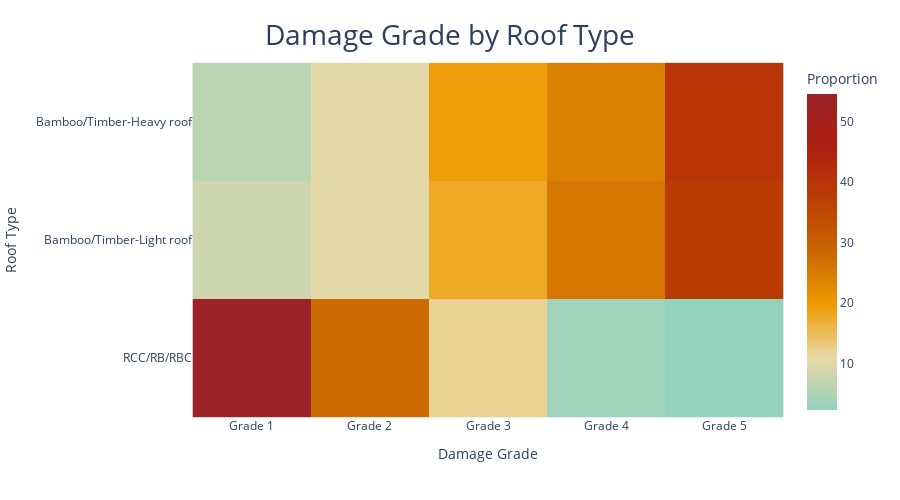

The code cell stored with this chart in its notebook:
### Markdown cell above
According to the roof type variable there are three different types of roof. The vast majority of buildings have the Bamboo-Timber/ light roof, but there are still over 200k (82.5%) buildings with timber heavy and just over 5k (4.2%) with RC.

### Code cell
heatmap(column='roof_type',
        title='Damage Grade by Roof Type',
        x_title='Damage Grade',
        y_title='Roof Type',
        color=custom_colors[3::],
        invert_axis=True)

### Figure 1 — Plotly figure (JSON) as saved in the notebook; plotly's stock layout.template omitted (floating-point values rounded to 4 significant figures)
{"data": [{"coloraxis": "coloraxis", "hovertemplate": "Damage Grade: %{x}<br>Roof Type: %{y}<br>Proportion: %{z}<extra></extra>", "name": "0", "type": "heatmap", "x": ["Grade 1", "Grade 2", "Grade 3", "Grade 4", "Grade 5"], "xaxis": "x", "y": ["Bamboo/Timber-Heavy roof", "Bamboo/Timber-Light roof", "RCC/RB/RBC"], "yaxis": "y", "z": [[6.314, 10.48, 19.3, 24.21, 39.7], [8.137, 10.43, 17.83, 25.91, 37.69], [54.57, 27.61, 11.94, 3.53, 2.348]]}], "layout": {"coloraxis": {"colorbar": {"title": {"text": "Proportion"}}, "colorscale": [[0, "#94d2bd"], [0.1667, "#e9d8a6"], [0.3333, "#ee9b00"], [0.5, "#ca6702"], [0.6667, "#bb3e03"], [0.8333, "#ae2012"], [1, "#9b2226"]]}, "height": 500, "margin": {"t": 60}, "title": {"font": {"size": 28}, "text": "Damage Grade by Roof Type", "x": 0.5, "y": 0.95}, "xaxis": {"anchor": "y", "constrain": "domain", "domain": [0, 1], "scaleanchor": "y", "title": {"text": "Damage Grade"}}, "yaxis": {"anchor": "x", "autorange": "reversed", "constrain": "domain", "domain": [0, 1], "title": {"text": "Roof Type"}}}}
